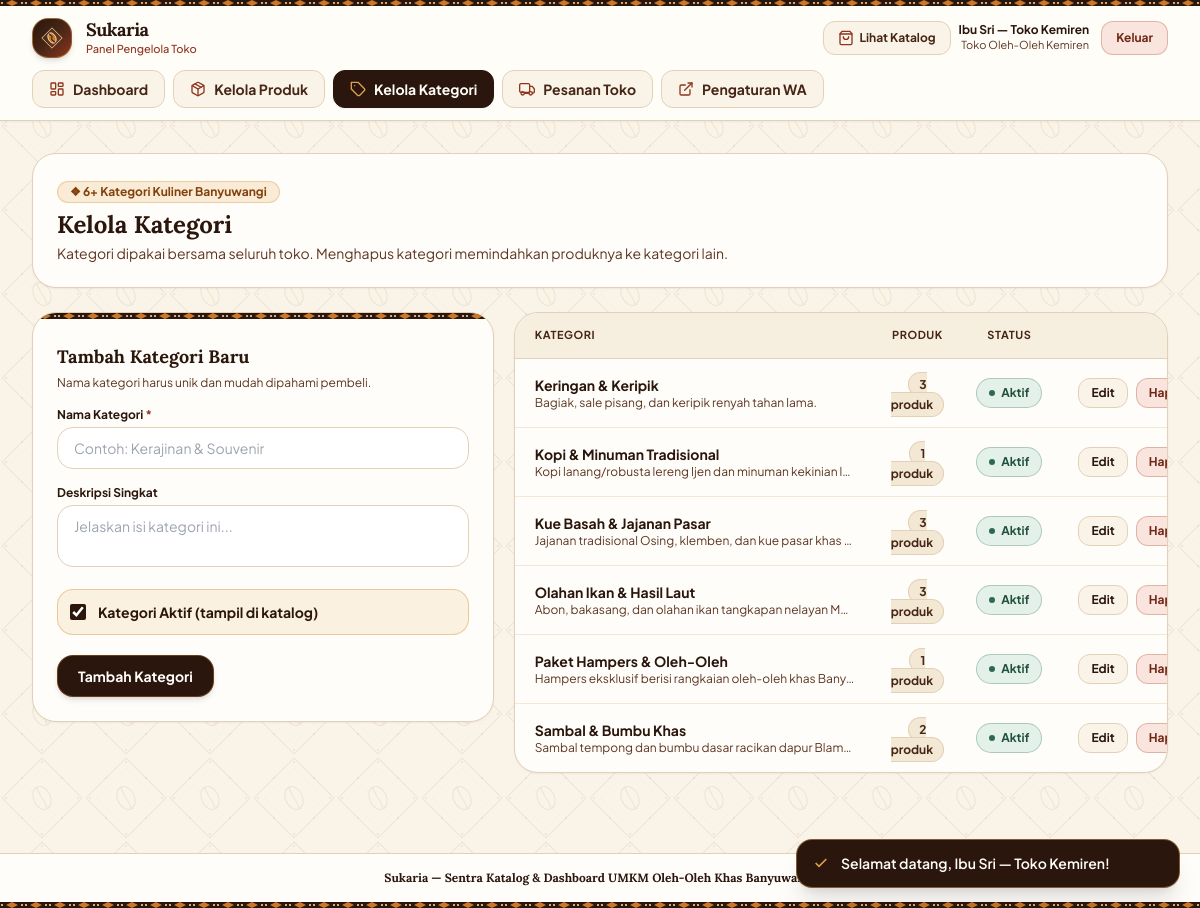
The page /index.php?r=seller/categories (signed in) on the database its author committed.
### tables this page shows
CREATE TABLE categories (
  id          INT UNSIGNED NOT NULL AUTO_INCREMENT,
  name        VARCHAR(100) NOT NULL,
  slug        VARCHAR(120) NOT NULL,
  description VARCHAR(255) NULL,
  is_active   TINYINT(1)   NOT NULL DEFAULT 1,
  created_at  TIMESTAMP    NOT NULL DEFAULT CURRENT_TIMESTAMP,
  updated_at  TIMESTAMP    NOT NULL DEFAULT CURRENT_TIMESTAMP ON UPDATE CURRENT_TIMESTAMP,
  PRIMARY KEY (id),
  UNIQUE KEY uq_categories_name (name),
  UNIQUE KEY uq_categories_slug (slug)
);

### app/core/View.php (called while the page is built, shortened)
<?php
function view(string $path, array $vars = []): string
{
    extract($vars, EXTR_SKIP);
    require dirname(__DIR__) . '/views/' . $path . '.php';
    return ob_get_clean();
}
function render(string $layout, string $path, array $vars = []): never
{
    $content = view($path, $vars);
    exit;
}

### app/controllers/SellerController.php (called while the page is built, shortened)
<?php
final class SellerController
{
    private static function seller(): array
    {
        return require_role('seller');
    }
    public static function categories(): never
    {
        $seller = self::seller();
        render('panel', 'seller/categories', [
            'pageTitle' => 'Kelola Kategori — ' . SUKARIA_APP_NAME,
            'user'      => $seller,
            'categories'=> Category::all(),
            'editing'   => isset($_GET['edit']) ? Category::find((int) $_GET['edit']) : null,
            'errors'    => $_SESSION['form_errors'] ?? [],
        ]);
    }
}

### public/index.php (called while the page is built, shortened)
<?php
$route = (string) ($_GET['r'] ?? 'catalog');
$handler = $routes[$route] ?? null;
[$class, $method] = $handler;
$class::$method();

### app/core/helpers.php (called while the page is built, shortened)
<?php
function e(?string $value): string
{
    return htmlspecialchars((string) $value, ENT_QUOTES | ENT_SUBSTITUTE, 'UTF-8');
}
function url(?string $route = null, array $params = []): string
{
    $query = array_merge(['r' => $route], $params);
    return 'index.php?' . http_build_query($query);
}
function old(string $key, string $default = ''): string
{
    return e((string) ($_SESSION['form_old'][$key] ?? $default));
}

### app/models/Category.php (called while the page is built, shortened)
<?php
final class Category
{
    public static function all(): array
    {
        return Database::pdo()
            ->query(
                "SELECT c.*,
                 (SELECT COUNT(*) FROM products p WHERE p.category_id = c.id) AS product_count
                 FROM categories c ORDER BY c.name ASC"
            )
            ->fetchAll();
    }
}

### app/views/seller/categories.php (the view, shortened to what this page needs)
<section class="space-y-6">
  <div class="flex flex-col md:flex-row md:items-center md:justify-between gap-4 bg-cotton-50 p-5 sm:p-6 rounded-3xl border border-cotton-300 shadow-sm">
    <div>
      <span class="inline-flex items-center gap-1.5 px-3 py-0.5 rounded-full text-xs font-bold bg-sogan-100 text-sogan-700 border border-sogan-400/40 mb-1.5">
        ❖ 6+ Kategori Kuliner Banyuwangi
      </span>
      <h2 class="font-serif text-xl sm:text-2xl font-bold text-espresso-900">Kelola Kategori</h2>
      <p class="text-xs sm:text-sm text-espresso-700 mt-0.5">Kategori dipakai bersama seluruh toko. Menghapus kategori memindahkan produknya ke kategori lain.</p>
    </div>
  </div>
  <div class="grid grid-cols-1 lg:grid-cols-12 gap-5">
    <div class="lg:col-span-5">
      <div class="bg-cotton-50 rounded-3xl border border-cotton-300 shadow-sm overflow-hidden lg:sticky lg:top-36">
        <div class="batik-border-strip" aria-hidden="true"></div>
        <div class="p-5 sm:p-6">
          <h3 class="font-serif text-base sm:text-lg font-bold text-espresso-900 mb-1">
            <?= $editing ? 'Edit Kategori' : 'Tambah Kategori Baru' ?>
          </h3>
          <p class="text-xs text-espresso-700 mb-4"><?= $editing ? 'Perubahan nama ikut memengaruhi seluruh produk di kategori ini.' : 'Nama kategori harus unik dan mudah dipahami pembeli.' ?></p>
          <form method="post" action="<?= e(url('seller/categories/save')) ?>" class="space-y-4" novalidate>
            <div>
              <label for="cat-name" class="block text-xs font-bold text-espresso-900 mb-1">Nama Kategori <span class="text-osing-600">*</span></label>
              <input id="cat-name" type="text" name="name" value="<?= old('name', $editing['name'] ?? '') ?>" placeholder="Contoh: Kerajinan & Souvenir"
                     class="w-full px-4 py-2.5 rounded-2xl bg-white border border-cotton-300 text-sm text-espresso-900 focus:outline-none focus:ring-2 focus:ring-sogan-500" />
            </div>
            <div>
              <label for="cat-desc" class="block text-xs font-bold text-espresso-900 mb-1">Deskripsi Singkat</label>
              <textarea id="cat-desc" name="description" rows="2" placeholder="Jelaskan isi kategori ini..."
                        class="w-full px-4 py-2.5 rounded-2xl bg-white border border-cotton-300 text-sm text-espresso-900 focus:outline-none focus:ring-2 focus:ring-sogan-500 resize-none"><?= old('description', $editing['description'] ?? '') ?></textarea>
            </div>
            <label class="flex items-center gap-3 p-3 rounded-2xl bg-sogan-100/70 border border-sogan-400/50 cursor-pointer select-none">
              <input type="checkbox" name="is_active" <?= !isset($editing['is_active']) || (int) $editing['is_active'] === 1 ? 'checked' : '' ?> class="w-4 h-4 rounded accent-espresso-900 cursor-pointer" />
              <span class="text-sm font-bold text-espresso-900">Kategori Aktif (tampil di katalog)</span>
            </label>
            <div class="flex items-center gap-2.5 pt-1">
              <button type="submit" class="px-5 py-2.5 rounded-2xl bg-espresso-900 hover:bg-espresso-800 text-cotton-50 text-sm font-bold transition shadow-md border border-sogan-500/40">
                <?= $editing ? 'Simpan Perubahan' : 'Tambah Kategori' ?>
              </button>
            </div>
          </form>
        </div>
      </div>
    </div>
    <div class="lg:col-span-7">
      <div class="bg-cotton-50 rounded-3xl border border-cotton-300 shadow-sm overflow-hidden">
        <div class="hidden md:block overflow-x-auto">
          <table class="w-full text-left border-collapse">
            <thead>
              <tr class="bg-cotton-200/70 border-b border-cotton-300 text-[11px] font-extrabold uppercase tracking-wider text-espresso-800">
                <th class="py-3.5 px-5">Kategori</th>
                <th class="py-3.5 px-4 text-center">Produk</th>
                <th class="py-3.5 px-4 text-center">Status</th>
                <th class="py-3.5 px-5 text-right">Aksi</th>
              </tr>
            </thead>
            <tbody class="divide-y divide-cotton-200 text-sm">
              <?php foreach ($categories as $c): ?>
                <tr class="hover:bg-cotton-100/80 transition <?= (int) $c['is_active'] === 0 ? 'opacity-70' : '' ?>">
                  <td class="py-3.5 px-5">
                    <p class="font-bold text-espresso-900"><?= e($c['name']) ?></p>
                    <p class="text-xs text-espresso-700 truncate max-w-xs"><?= e($c['description'] ?: '-') ?></p>
                  </td>
                  <td class="py-3.5 px-4 text-center">
                    <span class="px-2.5 py-1 rounded-full text-xs font-bold bg-cotton-200 text-espresso-800 border border-cotton-300"><?= (int) $c['product_count'] ?> produk</span>
                  </td>
                  <td class="py-3.5 px-4 text-center">
                    <form method="post" action="<?= e(url('seller/categories/toggle')) ?>">
                      <button type="submit" class="inline-flex items-center gap-1.5 px-3 py-1.5 rounded-full text-xs font-bold border transition <?= (int) $c['is_active'] === 1 ? 'bg-coffeeleaf-100 text-coffeeleaf-700 border-coffeeleaf-600/30' : 'bg-osing-100 text-osing-700 border-osing-500/30' ?>">
                        <span class="w-1.5 h-1.5 rounded-full <?= (int) $c['is_active'] === 1 ? 'bg-coffeeleaf-600' : 'bg-osing-600' ?>"></span>
                        <?= (int) $c['is_active'] === 1 ? 'Aktif' : 'Nonaktif' ?>
                      </button>
                    </form>
                  </td>
                  <td class="py-3.5 px-5 text-right">
                    <div class="inline-flex items-center gap-2">
                      <a href="<?= e(url('seller/categories', ['edit' => $c['id']])) ?>" class="px-3 py-1.5 rounded-xl bg-cotton-100 hover:bg-cotton-200 text-espresso-900 border border-cotton-300 text-xs font-bold transition">Edit</a>
                      <form method="post" action="<?= e(url('seller/categories/delete')) ?>" data-confirm-title="Hapus Kategori?" data-confirm-name="<?= e($c['name']) ?>">
                        <button type="submit" class="px-3 py-1.5 rounded-xl bg-osing-100 hover:bg-osing-500/20 text-osing-700 border border-osing-500/30 text-xs font-bold transition">Hapus</button>
                      </form>
                    </div>
                  </td>
                </tr>
              <?php endforeach; ?>
            </tbody>
          </table>
        </div>
      </div>
    </div>
  </div>
</section>

### public/assets/app.css (style rules this page uses)
.bg-batik-watermark { background-color: #FAF4E8; }
.batik-border-strip { height: 6px; background-color: #2A160C; background-repeat: repeat-x; }

### rows shown on the page
categories: name "Keringan & Keripik", description "Bagiak, sale pisang, dan keripik renyah tahan lama.", product_count "3", is_active 1 (drawn)
categories: name "Kopi & Minuman Tradisional", description "Kopi lanang/robusta lereng Ijen dan minuman kekinian l…", product_count "1", is_active 1 (drawn)
categories: name "Kue Basah & Jajanan Pasar", description "Jajanan tradisional Osing, klemben, dan kue pasar khas…", product_count "3", is_active 1 (drawn)
categories: name "Olahan Ikan & Hasil Laut", description "Abon, bakasang, dan olahan ikan tangkapan nelayan M…", product_count "3", is_active 1 (drawn)
categories: name "Paket Hampers & Oleh-Oleh", description "Hampers eksklusif berisi rangkaian oleh-oleh khas Bany…", product_count "1", is_active 1 (drawn)
categories: name "Sambal & Bumbu Khas", description "Sambal tempong dan bumbu dasar racikan dapur Blam…", product_count "2", is_active 1 (drawn)

### other values the page prints
$user['name'] "Ibu Sri — Toko Kemiren"
$user['store_name'] ?: $user['email'] "Toko Oleh-Oleh Kemiren"
$item['label'] "Dashboard"
$item['label'] "Kelola Produk"
$item['label'] "Kelola Kategori"
$item['label'] "Pesanan Toko"
$item['label'] "Pengaturan WA"
SUKARIA_TAGLINE "Sentra Katalog & Dashboard UMKM Oleh-Oleh Khas Banyuwangi"
